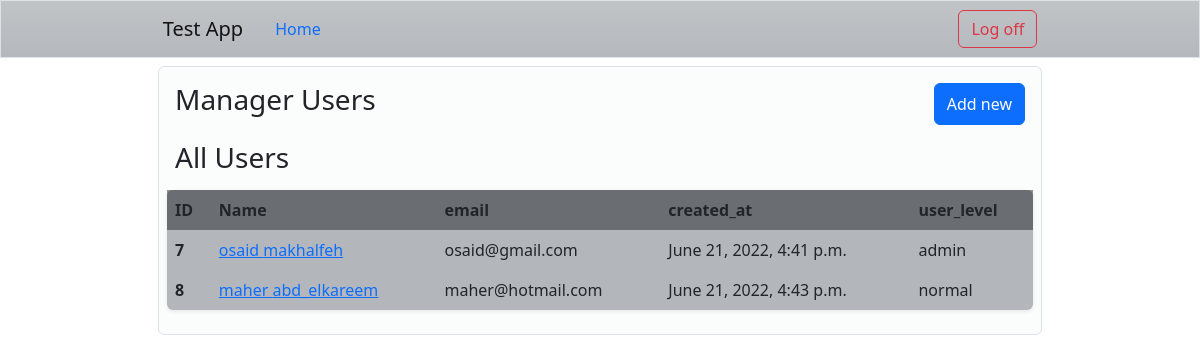
The app's page /dashboard (signed in) with its own data.
### dashboard/models.py (models this page shows)
class User(models.Model):
    first_name = models.CharField(max_length = 255)
    last_name = models.CharField(max_length = 255)
    email = models.CharField(max_length = 255)
    password = models.CharField(max_length = 255)
    decription = models.TextField()
    user_level = models.PositiveIntegerField(validators=[MinValueValidator(1), MaxValueValidator(10)])
    created_at = models.DateTimeField(auto_now_add = True)
    updated_at = models.DateTimeField(auto_now = True)
    objects = UserManager()

### dashboard/views.py (the view)
# urls.py: path('dashboard', views.dashboard),
def dashboard(request):
    try:
        this_user = User.objects.get(id = request.session['user_id'])
    except:
        return redirect('/')
    context = {
        'current_user': this_user,
        'allusers': User.objects.exclude(id = this_user.id)
    }
    return render(request, 'dashboard/dashboard.html', context=context)

### dashboard/templates/dashboard/dashboard.html (shortened to what this page needs)
<!DOCTYPE html>
<html lang="en">
<head>
    <link href="https://cdn.jsdelivr.net/npm/bootstrap@5.2.0-beta1/dist/css/bootstrap.min.css" rel="stylesheet">
</head>
<body style="background-image: url('https://mdbootstrap.com/img/Photos/Others/images/76.jpg'); background-repeat: no-repeat; background-attachment: fixed;
background-size: cover;
backdrop-filter: blur(5px);
min-height: 100vh;">
  {%include 'dashboard/partials/partial_nav.html'%}
  <div class="container p-2 w-75">
    <div class="card p-2 border bg-light bg-opacity-50 table-responsive">
      <form action="/users/new" class="container p-2 d-flex justify-content-between">
        <h3>Manager Users</h3>
        <button type="submit" class="btn btn-primary">Add new</button>
      </form>
      <table class="table table-borderless rounded bg-secondary bg-opacity-50 shadow-sm">
      {% if current_user.user_level >= 9 %}
        {%include 'dashboard/partials/admin_board_partial.html'%}
        {%else%}
        <div class="container p-2">
          <h3>All Users</h3>
        </div>
        {%include 'dashboard/partials/user_board_partial.html'%}
      {%endif%}
      </table>
    </div>
  </div>
</body>
</html>

### dashboard/templates/dashboard/partials/user_board_partial.html
{%block user_board%}
    <thead class="bg-dark bg-opacity-50">
      <tr>
        <th scope="col">ID</th>
        <th scope="col">Name</th>
        <th scope="col">email</th>
        <th scope="col">created_at</th>
        <th scope="col">user_level</th>
      </tr>
    </thead>
    <tbody class="table-group-divider">
      {%for user in allusers%}
      <tr>
        <th scope="row">{{user.id}}</th>
        <td><a href="/users/show/{{user.id}}">{{user.first_name}} {{user.last_name}}</a></td>
        <td>{{user.email}}</td>
        <td>{{user.created_at}}</td>
        <td>{% if user.user_level == 9%}admin{%else%}normal{%endif%}</td>
      </tr>
      {%endfor%}
    </tbody>
  {%endblock%}

### records on screen
User: id "7", first_name "osaid", last_name "makhalfeh", email "osaid@gmail.com", created_at "June 21, 2022, 4:41 p.m.", user_level "admin"
User: id "8", first_name "maher", last_name "abd_elkareem", email "maher@hotmail.com", created_at "June 21, 2022, 4:43 p.m.", user_level "normal"
